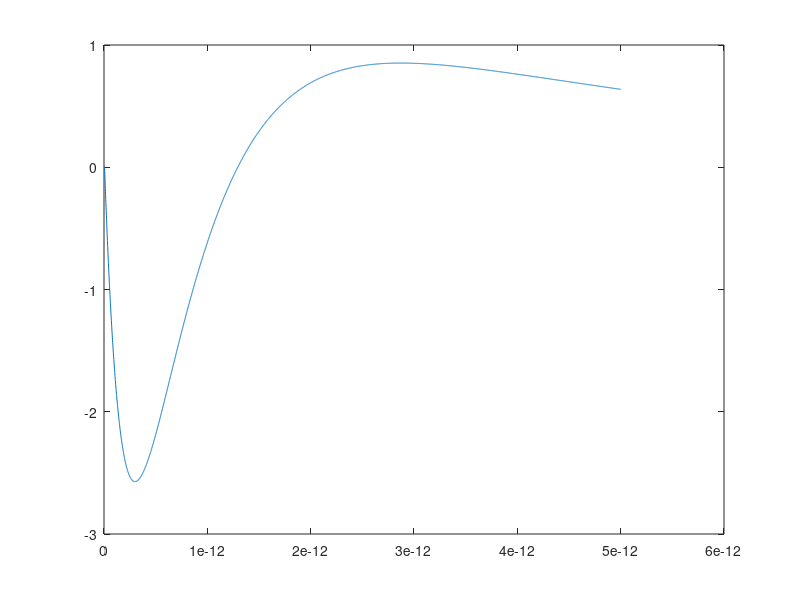

Source code (MATLAB):
R1 = 5;
R2 = 10;
R3 = 15;
R4 = 20;
L1 = 10E-12;
L2 = 20E-12;
L3 = 10E-12;
h = 0.001e-12;
N = 5000;
IA = [zeros(1,5), ones(1,(N-5))];
VB = [zeros(1,5), 3*ones(1,(N-5))];

%        vn1       vn2       VN3   VN4        VN5  IR1 IL1 IR2 IL2 IR3 IL3 IR4
rR1 = [  1/R1,    -1/R1,        0,    0,         0, -1,  0,  0,  0,  0,  0,  0];
rL1 = [     0, h/(2*L1),        0,    0,         0,  0, -1,  0,  0,  0,  0,  0];
rR2 = [     0,     1/R2,    -1/R2,    0,         0,  0,  0, -1,  0,  0,  0,  0];
rL2 = [     0,        0, h/(2*L2),    0,         0,  0,  0,  0, -1,  0,  0,  0];
rR3 = [     0,        0,    -1/R3, 1/R3,         0,  0,  0,  0,  0, -1,  0,  0];
rL3 = [     0,        0, h/(2*L3),    0, -h/(2*L3),  0,  0,  0,  0,  0, -1,  0];
rR4 = [     0,        0,        0,    0,      1/R4,  0,  0,  0,  0,  0,  0, -1];
rN1 = [     0,        0,        0,    0,         0, -1,  0,  0,  0,  0,  0,  0];
rN2 = [     0,        0,        0,    0,         0,  1, -1, -1,  0,  0,  0,  0];
rN3 = [     0,        0,        0,    0,         0,  0,  0,  1, -1,  1, -1,  0];
rN5 = [     0,        0,        0,    0,         0,  0,  0,  0,  0,  0,  1, -1];
rV4 = [     0,        0,        0,    1,         0,  0,  0,  0,  0,  0,  0,  0]; % <-- voltage source at node 5

A = [rR1; rL1; rR2; rL2; rR3; rL3; rR4; rN1; rN2; rN3; rN5; rV4];
RHS = zeros(12,1);
LHS = zeros(12,1);
V1 = zeros(1, N);
V2 = zeros(1, N);
V3 = zeros(1, N);
V4 = zeros(1, N);
V5 = zeros(1, N);
T = zeros(1, N);

for i = 2:N
    V_N1 = LHS(1);
    V_N2 = LHS(2);
    V_N3 = LHS(3);
    V_N4 = LHS(4);
    V_N5 = LHS(5);
    I_R1 = LHS(6);
    I_L1 = LHS(7);
    I_R2 = LHS(8);
    I_L2 = LHS(9);
    I_R3 = LHS(10);
    I_L3 = LHS(11);
    I_R4 = LHS(12);
    RHS_R1 = 0;
    RHS_L1 = -h/(2*L1)*(V_N2) - I_L1;
    RHS_R2 = 0;
    RHS_L2 = -h/(2*L2)*(V_N3) - I_L2;
    RHS_R3 = 0;
    RHS_L3 = -h/(2*L3)*(V_N3 - V_N5) - I_L3;
    RHS_R4 = 0;
    RHS_N1 = IA(i);
    RHS_N2 = 0;
    RHS_N3 = 0;
    RHS_N5 = 0;
    RHS_V4 = VB(i);
    RHS = [RHS_R1; RHS_L1; RHS_R2; RHS_L2; RHS_R3; RHS_L3; RHS_R4; RHS_N1; RHS_N2; RHS_N3; RHS_N5; RHS_V4];
    LHS = A\RHS;
    V1(i) = LHS(1);
    V2(i) = LHS(2);
    V3(i) = LHS(3);
    V4(i) = LHS(4);
    V5(i) = LHS(5);
    T(i) = h*i;
end

figure(1);
plot(T, V5);